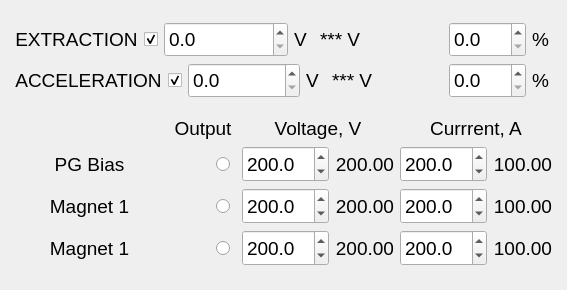
<?xml version="1.0" encoding="UTF-8"?>
<ui version="4.0">
 <class>MainWindow</class>
 <widget class="QMainWindow" name="MainWindow">
  <property name="geometry">
   <rect>
    <x>0</x>
    <y>0</y>
    <width>567</width>
    <height>290</height>
   </rect>
  </property>
  <property name="minimumSize">
   <size>
    <width>200</width>
    <height>100</height>
   </size>
  </property>
  <property name="font">
   <font>
    <pointsize>12</pointsize>
   </font>
  </property>
  <property name="windowTitle">
   <string>Emittance Plot Processing</string>
  </property>
  <property name="windowIcon">
   <iconset>
    <normaloff>icon.png</normaloff>icon.png</iconset>
  </property>
  <widget class="QWidget" name="centralwidget">
   <layout class="QVBoxLayout" name="verticalLayout_2">
    <item>
     <layout class="QVBoxLayout" name="verticalLayout">
      <item>
       <layout class="QHBoxLayout" name="horizontalLayout">
        <property name="leftMargin">
         <number>6</number>
        </property>
        <property name="topMargin">
         <number>6</number>
        </property>
        <property name="rightMargin">
         <number>6</number>
        </property>
        <item>
         <widget class="QLabel" name="label_21">
          <property name="sizePolicy">
           <sizepolicy hsizetype="Preferred" vsizetype="Fixed">
            <horstretch>0</horstretch>
            <verstretch>0</verstretch>
           </sizepolicy>
          </property>
          <property name="minimumSize">
           <size>
            <width>0</width>
            <height>35</height>
           </size>
          </property>
          <property name="maximumSize">
           <size>
            <width>16777215</width>
            <height>35</height>
           </size>
          </property>
          <property name="font">
           <font>
            <pointsize>14</pointsize>
            <weight>50</weight>
            <bold>false</bold>
           </font>
          </property>
          <property name="text">
           <string>EXTRACTION</string>
          </property>
          <property name="alignment">
           <set>Qt::AlignCenter</set>
          </property>
         </widget>
        </item>
        <item>
         <widget class="QCheckBox" name="checkBox_2">
          <property name="sizePolicy">
           <sizepolicy hsizetype="Maximum" vsizetype="Fixed">
            <horstretch>0</horstretch>
            <verstretch>0</verstretch>
           </sizepolicy>
          </property>
          <property name="font">
           <font>
            <pointsize>14</pointsize>
           </font>
          </property>
          <property name="text">
           <string/>
          </property>
          <property name="checked">
           <bool>true</bool>
          </property>
         </widget>
        </item>
        <item>
         <widget class="QDoubleSpinBox" name="doubleSpinBox_5">
          <property name="enabled">
           <bool>true</bool>
          </property>
          <property name="sizePolicy">
           <sizepolicy hsizetype="Minimum" vsizetype="Fixed">
            <horstretch>0</horstretch>
            <verstretch>0</verstretch>
           </sizepolicy>
          </property>
          <property name="minimumSize">
           <size>
            <width>0</width>
            <height>35</height>
           </size>
          </property>
          <property name="maximumSize">
           <size>
            <width>16777215</width>
            <height>35</height>
           </size>
          </property>
          <property name="font">
           <font>
            <pointsize>14</pointsize>
           </font>
          </property>
          <property name="frame">
           <bool>true</bool>
          </property>
          <property name="readOnly">
           <bool>false</bool>
          </property>
          <property name="keyboardTracking">
           <bool>false</bool>
          </property>
          <property name="suffix">
           <string/>
          </property>
          <property name="decimals">
           <number>1</number>
          </property>
          <property name="maximum">
           <double>10.000000000000000</double>
          </property>
          <property name="singleStep">
           <double>0.100000000000000</double>
          </property>
         </widget>
        </item>
        <item>
         <widget class="QLabel" name="label_19">
          <property name="sizePolicy">
           <sizepolicy hsizetype="Fixed" vsizetype="Fixed">
            <horstretch>0</horstretch>
            <verstretch>0</verstretch>
           </sizepolicy>
          </property>
          <property name="minimumSize">
           <size>
            <width>20</width>
            <height>35</height>
           </size>
          </property>
          <property name="maximumSize">
           <size>
            <width>20</width>
            <height>35</height>
           </size>
          </property>
          <property name="font">
           <font>
            <pointsize>14</pointsize>
           </font>
          </property>
          <property name="text">
           <string>V</string>
          </property>
         </widget>
        </item>
        <item>
         <widget class="QLabel" name="label_34">
          <property name="sizePolicy">
           <sizepolicy hsizetype="Preferred" vsizetype="Fixed">
            <horstretch>0</horstretch>
            <verstretch>0</verstretch>
           </sizepolicy>
          </property>
          <property name="minimumSize">
           <size>
            <width>0</width>
            <height>35</height>
           </size>
          </property>
          <property name="maximumSize">
           <size>
            <width>16777215</width>
            <height>35</height>
           </size>
          </property>
          <property name="font">
           <font>
            <pointsize>14</pointsize>
           </font>
          </property>
          <property name="text">
           <string>*** V</string>
          </property>
         </widget>
        </item>
        <item>
         <widget class="QDoubleSpinBox" name="doubleSpinBox_8">
          <property name="sizePolicy">
           <sizepolicy hsizetype="Maximum" vsizetype="Fixed">
            <horstretch>0</horstretch>
            <verstretch>0</verstretch>
           </sizepolicy>
          </property>
          <property name="minimumSize">
           <size>
            <width>0</width>
            <height>35</height>
           </size>
          </property>
          <property name="maximumSize">
           <size>
            <width>16777215</width>
            <height>35</height>
           </size>
          </property>
          <property name="font">
           <font>
            <pointsize>14</pointsize>
           </font>
          </property>
          <property name="keyboardTracking">
           <bool>false</bool>
          </property>
          <property name="decimals">
           <number>1</number>
          </property>
         </widget>
        </item>
        <item>
         <widget class="QLabel" name="label_35">
          <property name="sizePolicy">
           <sizepolicy hsizetype="Fixed" vsizetype="Fixed">
            <horstretch>0</horstretch>
            <verstretch>0</verstretch>
           </sizepolicy>
          </property>
          <property name="minimumSize">
           <size>
            <width>20</width>
            <height>35</height>
           </size>
          </property>
          <property name="maximumSize">
           <size>
            <width>20</width>
            <height>35</height>
           </size>
          </property>
          <property name="font">
           <font>
            <pointsize>14</pointsize>
           </font>
          </property>
          <property name="text">
           <string>%</string>
          </property>
         </widget>
        </item>
       </layout>
      </item>
      <item>
       <layout class="QHBoxLayout" name="horizontalLayout_2">
        <property name="leftMargin">
         <number>6</number>
        </property>
        <property name="rightMargin">
         <number>6</number>
        </property>
        <property name="bottomMargin">
         <number>6</number>
        </property>
        <item>
         <widget class="QLabel" name="label_22">
          <property name="sizePolicy">
           <sizepolicy hsizetype="Preferred" vsizetype="Fixed">
            <horstretch>0</horstretch>
            <verstretch>0</verstretch>
           </sizepolicy>
          </property>
          <property name="minimumSize">
           <size>
            <width>0</width>
            <height>35</height>
           </size>
          </property>
          <property name="maximumSize">
           <size>
            <width>16777215</width>
            <height>35</height>
           </size>
          </property>
          <property name="font">
           <font>
            <pointsize>14</pointsize>
            <weight>50</weight>
            <bold>false</bold>
           </font>
          </property>
          <property name="text">
           <string>ACCELERATION</string>
          </property>
          <property name="alignment">
           <set>Qt::AlignCenter</set>
          </property>
         </widget>
        </item>
        <item>
         <widget class="QCheckBox" name="checkBox_3">
          <property name="sizePolicy">
           <sizepolicy hsizetype="Maximum" vsizetype="Fixed">
            <horstretch>0</horstretch>
            <verstretch>0</verstretch>
           </sizepolicy>
          </property>
          <property name="font">
           <font>
            <pointsize>14</pointsize>
           </font>
          </property>
          <property name="text">
           <string/>
          </property>
          <property name="checked">
           <bool>true</bool>
          </property>
         </widget>
        </item>
        <item>
         <widget class="QDoubleSpinBox" name="doubleSpinBox_9">
          <property name="enabled">
           <bool>true</bool>
          </property>
          <property name="sizePolicy">
           <sizepolicy hsizetype="Minimum" vsizetype="Fixed">
            <horstretch>0</horstretch>
            <verstretch>0</verstretch>
           </sizepolicy>
          </property>
          <property name="minimumSize">
           <size>
            <width>0</width>
            <height>35</height>
           </size>
          </property>
          <property name="maximumSize">
           <size>
            <width>16777215</width>
            <height>35</height>
           </size>
          </property>
          <property name="font">
           <font>
            <pointsize>14</pointsize>
           </font>
          </property>
          <property name="frame">
           <bool>true</bool>
          </property>
          <property name="readOnly">
           <bool>false</bool>
          </property>
          <property name="keyboardTracking">
           <bool>false</bool>
          </property>
          <property name="suffix">
           <string/>
          </property>
          <property name="decimals">
           <number>1</number>
          </property>
          <property name="maximum">
           <double>10.000000000000000</double>
          </property>
          <property name="singleStep">
           <double>0.100000000000000</double>
          </property>
         </widget>
        </item>
        <item>
         <widget class="QLabel" name="label_23">
          <property name="sizePolicy">
           <sizepolicy hsizetype="Fixed" vsizetype="Fixed">
            <horstretch>0</horstretch>
            <verstretch>0</verstretch>
           </sizepolicy>
          </property>
          <property name="minimumSize">
           <size>
            <width>20</width>
            <height>35</height>
           </size>
          </property>
          <property name="maximumSize">
           <size>
            <width>20</width>
            <height>35</height>
           </size>
          </property>
          <property name="font">
           <font>
            <pointsize>14</pointsize>
           </font>
          </property>
          <property name="text">
           <string>V</string>
          </property>
         </widget>
        </item>
        <item>
         <widget class="QLabel" name="label_36">
          <property name="sizePolicy">
           <sizepolicy hsizetype="Preferred" vsizetype="Fixed">
            <horstretch>0</horstretch>
            <verstretch>0</verstretch>
           </sizepolicy>
          </property>
          <property name="minimumSize">
           <size>
            <width>0</width>
            <height>35</height>
           </size>
          </property>
          <property name="maximumSize">
           <size>
            <width>16777215</width>
            <height>35</height>
           </size>
          </property>
          <property name="font">
           <font>
            <pointsize>14</pointsize>
           </font>
          </property>
          <property name="text">
           <string>*** V</string>
          </property>
         </widget>
        </item>
        <item>
         <widget class="QDoubleSpinBox" name="doubleSpinBox_10">
          <property name="sizePolicy">
           <sizepolicy hsizetype="Maximum" vsizetype="Fixed">
            <horstretch>0</horstretch>
            <verstretch>0</verstretch>
           </sizepolicy>
          </property>
          <property name="minimumSize">
           <size>
            <width>0</width>
            <height>35</height>
           </size>
          </property>
          <property name="maximumSize">
           <size>
            <width>16777215</width>
            <height>35</height>
           </size>
          </property>
          <property name="font">
           <font>
            <pointsize>14</pointsize>
           </font>
          </property>
          <property name="keyboardTracking">
           <bool>false</bool>
          </property>
          <property name="decimals">
           <number>1</number>
          </property>
         </widget>
        </item>
        <item>
         <widget class="QLabel" name="label_37">
          <property name="sizePolicy">
           <sizepolicy hsizetype="Fixed" vsizetype="Fixed">
            <horstretch>0</horstretch>
            <verstretch>0</verstretch>
           </sizepolicy>
          </property>
          <property name="minimumSize">
           <size>
            <width>20</width>
            <height>35</height>
           </size>
          </property>
          <property name="maximumSize">
           <size>
            <width>20</width>
            <height>35</height>
           </size>
          </property>
          <property name="font">
           <font>
            <pointsize>14</pointsize>
           </font>
          </property>
          <property name="text">
           <string>%</string>
          </property>
         </widget>
        </item>
       </layout>
      </item>
     </layout>
    </item>
    <item>
     <widget class="QFrame" name="frame_8">
      <property name="sizePolicy">
       <sizepolicy hsizetype="Preferred" vsizetype="Maximum">
        <horstretch>0</horstretch>
        <verstretch>0</verstretch>
       </sizepolicy>
      </property>
      <property name="font">
       <font>
        <pointsize>14</pointsize>
        <weight>50</weight>
        <bold>false</bold>
       </font>
      </property>
      <property name="frameShape">
       <enum>QFrame::NoFrame</enum>
      </property>
      <property name="frameShadow">
       <enum>QFrame::Plain</enum>
      </property>
      <layout class="QGridLayout" name="gridLayout_9" columnstretch="2,0,0,0,0,0,0">
       <property name="leftMargin">
        <number>6</number>
       </property>
       <property name="topMargin">
        <number>0</number>
       </property>
       <property name="rightMargin">
        <number>6</number>
       </property>
       <property name="bottomMargin">
        <number>6</number>
       </property>
       <item row="2" column="3">
        <widget class="QDoubleSpinBox" name="doubleSpinBox_50">
         <property name="sizePolicy">
          <sizepolicy hsizetype="Minimum" vsizetype="Preferred">
           <horstretch>0</horstretch>
           <verstretch>0</verstretch>
          </sizepolicy>
         </property>
         <property name="minimumSize">
          <size>
           <width>84</width>
           <height>0</height>
          </size>
         </property>
         <property name="baseSize">
          <size>
           <width>84</width>
           <height>0</height>
          </size>
         </property>
         <property name="font">
          <font>
           <pointsize>14</pointsize>
           <weight>50</weight>
           <bold>false</bold>
          </font>
         </property>
         <property name="keyboardTracking">
          <bool>false</bool>
         </property>
         <property name="decimals">
          <number>1</number>
         </property>
         <property name="maximum">
          <double>9999.000000000000000</double>
         </property>
         <property name="singleStep">
          <double>0.500000000000000</double>
         </property>
         <property name="value">
          <double>200.000000000000000</double>
         </property>
        </widget>
       </item>
       <item row="1" column="1" colspan="2">
        <widget class="QLabel" name="label_139">
         <property name="font">
          <font>
           <pointsize>14</pointsize>
           <weight>50</weight>
           <bold>false</bold>
          </font>
         </property>
         <property name="text">
          <string>Output</string>
         </property>
         <property name="alignment">
          <set>Qt::AlignCenter</set>
         </property>
        </widget>
       </item>
       <item row="2" column="5">
        <widget class="QDoubleSpinBox" name="doubleSpinBox_49">
         <property name="sizePolicy">
          <sizepolicy hsizetype="Minimum" vsizetype="Preferred">
           <horstretch>0</horstretch>
           <verstretch>0</verstretch>
          </sizepolicy>
         </property>
         <property name="minimumSize">
          <size>
           <width>84</width>
           <height>0</height>
          </size>
         </property>
         <property name="baseSize">
          <size>
           <width>84</width>
           <height>0</height>
          </size>
         </property>
         <property name="font">
          <font>
           <pointsize>14</pointsize>
           <weight>50</weight>
           <bold>false</bold>
          </font>
         </property>
         <property name="keyboardTracking">
          <bool>false</bool>
         </property>
         <property name="decimals">
          <number>1</number>
         </property>
         <property name="maximum">
          <double>9999.000000000000000</double>
         </property>
         <property name="singleStep">
          <double>0.500000000000000</double>
         </property>
         <property name="value">
          <double>200.000000000000000</double>
         </property>
        </widget>
       </item>
       <item row="2" column="6" alignment="Qt::AlignLeft">
        <widget class="QLabel" name="label_142">
         <property name="font">
          <font>
           <pointsize>14</pointsize>
           <weight>50</weight>
           <bold>false</bold>
          </font>
         </property>
         <property name="frameShape">
          <enum>QFrame::NoFrame</enum>
         </property>
         <property name="text">
          <string>100.00</string>
         </property>
         <property name="textFormat">
          <enum>Qt::PlainText</enum>
         </property>
         <property name="alignment">
          <set>Qt::AlignRight|Qt::AlignTrailing|Qt::AlignVCenter</set>
         </property>
        </widget>
       </item>
       <item row="2" column="2" alignment="Qt::AlignHCenter">
        <widget class="QRadioButton" name="radioButton_52">
         <property name="sizePolicy">
          <sizepolicy hsizetype="Fixed" vsizetype="Fixed">
           <horstretch>0</horstretch>
           <verstretch>0</verstretch>
          </sizepolicy>
         </property>
         <property name="minimumSize">
          <size>
           <width>20</width>
           <height>20</height>
          </size>
         </property>
         <property name="maximumSize">
          <size>
           <width>20</width>
           <height>20</height>
          </size>
         </property>
         <property name="baseSize">
          <size>
           <width>20</width>
           <height>20</height>
          </size>
         </property>
         <property name="font">
          <font>
           <pointsize>14</pointsize>
           <weight>50</weight>
           <bold>false</bold>
          </font>
         </property>
        </widget>
       </item>
       <item row="1" column="5" colspan="2">
        <widget class="QLabel" name="label_70">
         <property name="font">
          <font>
           <pointsize>14</pointsize>
           <weight>50</weight>
           <bold>false</bold>
          </font>
         </property>
         <property name="text">
          <string>Currrent, A</string>
         </property>
         <property name="alignment">
          <set>Qt::AlignCenter</set>
         </property>
        </widget>
       </item>
       <item row="1" column="3" colspan="2">
        <widget class="QLabel" name="label_141">
         <property name="font">
          <font>
           <pointsize>14</pointsize>
           <weight>50</weight>
           <bold>false</bold>
          </font>
         </property>
         <property name="text">
          <string>Voltage, V</string>
         </property>
         <property name="alignment">
          <set>Qt::AlignCenter</set>
         </property>
        </widget>
       </item>
       <item row="2" column="4" alignment="Qt::AlignLeft">
        <widget class="QLabel" name="label_140">
         <property name="font">
          <font>
           <pointsize>14</pointsize>
           <weight>50</weight>
           <bold>false</bold>
          </font>
         </property>
         <property name="frameShape">
          <enum>QFrame::NoFrame</enum>
         </property>
         <property name="text">
          <string>200.00</string>
         </property>
         <property name="textFormat">
          <enum>Qt::PlainText</enum>
         </property>
         <property name="alignment">
          <set>Qt::AlignRight|Qt::AlignTrailing|Qt::AlignVCenter</set>
         </property>
        </widget>
       </item>
       <item row="2" column="0">
        <widget class="QLabel" name="label_143">
         <property name="font">
          <font>
           <pointsize>14</pointsize>
           <weight>50</weight>
           <bold>false</bold>
          </font>
         </property>
         <property name="text">
          <string>PG Bias</string>
         </property>
         <property name="alignment">
          <set>Qt::AlignCenter</set>
         </property>
        </widget>
       </item>
       <item row="3" column="1">
        <widget class="QPushButton" name="pushButton_38">
         <property name="enabled">
          <bool>true</bool>
         </property>
         <property name="sizePolicy">
          <sizepolicy hsizetype="Fixed" vsizetype="Fixed">
           <horstretch>0</horstretch>
           <verstretch>0</verstretch>
          </sizepolicy>
         </property>
         <property name="minimumSize">
          <size>
           <width>40</width>
           <height>36</height>
          </size>
         </property>
         <property name="maximumSize">
          <size>
           <width>40</width>
           <height>36</height>
          </size>
         </property>
         <property name="baseSize">
          <size>
           <width>40</width>
           <height>36</height>
          </size>
         </property>
         <property name="font">
          <font>
           <pointsize>14</pointsize>
           <weight>50</weight>
           <bold>false</bold>
          </font>
         </property>
         <property name="styleSheet">
          <string notr="true">QPushButton {
    border-style: outset;
}
</string>
         </property>
         <property name="text">
          <string notr="true"/>
         </property>
         <property name="icon">
          <iconset>
           <normaloff>leds/images48/ledred.png</normaloff>
           <normalon>leds/images48/ledgreen.png</normalon>leds/images48/ledred.png</iconset>
         </property>
         <property name="iconSize">
          <size>
           <width>36</width>
           <height>36</height>
          </size>
         </property>
         <property name="checkable">
          <bool>true</bool>
         </property>
         <property name="checked">
          <bool>true</bool>
         </property>
         <property name="autoDefault">
          <bool>false</bool>
         </property>
         <property name="default">
          <bool>false</bool>
         </property>
         <property name="flat">
          <bool>true</bool>
         </property>
        </widget>
       </item>
       <item row="4" column="1">
        <widget class="QPushButton" name="pushButton_41">
         <property name="enabled">
          <bool>true</bool>
         </property>
         <property name="sizePolicy">
          <sizepolicy hsizetype="Fixed" vsizetype="Fixed">
           <horstretch>0</horstretch>
           <verstretch>0</verstretch>
          </sizepolicy>
         </property>
         <property name="minimumSize">
          <size>
           <width>40</width>
           <height>36</height>
          </size>
         </property>
         <property name="maximumSize">
          <size>
           <width>40</width>
           <height>36</height>
          </size>
         </property>
         <property name="baseSize">
          <size>
           <width>40</width>
           <height>36</height>
          </size>
         </property>
         <property name="font">
          <font>
           <pointsize>14</pointsize>
           <weight>50</weight>
           <bold>false</bold>
          </font>
         </property>
         <property name="styleSheet">
          <string notr="true">QPushButton {
    border-style: outset;
}
</string>
         </property>
         <property name="text">
          <string notr="true"/>
         </property>
         <property name="icon">
          <iconset>
           <normaloff>leds/images48/ledred.png</normaloff>
           <normalon>leds/images48/ledgreen.png</normalon>leds/images48/ledred.png</iconset>
         </property>
         <property name="iconSize">
          <size>
           <width>36</width>
           <height>36</height>
          </size>
         </property>
         <property name="checkable">
          <bool>true</bool>
         </property>
         <property name="checked">
          <bool>true</bool>
         </property>
         <property name="autoDefault">
          <bool>false</bool>
         </property>
         <property name="default">
          <bool>false</bool>
         </property>
         <property name="flat">
          <bool>true</bool>
         </property>
        </widget>
       </item>
       <item row="3" column="2">
        <widget class="QRadioButton" name="radioButton_54">
         <property name="sizePolicy">
          <sizepolicy hsizetype="Fixed" vsizetype="Fixed">
           <horstretch>0</horstretch>
           <verstretch>0</verstretch>
          </sizepolicy>
         </property>
         <property name="minimumSize">
          <size>
           <width>20</width>
           <height>20</height>
          </size>
         </property>
         <property name="maximumSize">
          <size>
           <width>20</width>
           <height>20</height>
          </size>
         </property>
         <property name="baseSize">
          <size>
           <width>20</width>
           <height>20</height>
          </size>
         </property>
         <property name="font">
          <font>
           <pointsize>14</pointsize>
           <weight>50</weight>
           <bold>false</bold>
          </font>
         </property>
        </widget>
       </item>
       <item row="4" column="2">
        <widget class="QRadioButton" name="radioButton_55">
         <property name="sizePolicy">
          <sizepolicy hsizetype="Fixed" vsizetype="Fixed">
           <horstretch>0</horstretch>
           <verstretch>0</verstretch>
          </sizepolicy>
         </property>
         <property name="minimumSize">
          <size>
           <width>20</width>
           <height>20</height>
          </size>
         </property>
         <property name="maximumSize">
          <size>
           <width>20</width>
           <height>20</height>
          </size>
         </property>
         <property name="baseSize">
          <size>
           <width>20</width>
           <height>20</height>
          </size>
         </property>
         <property name="font">
          <font>
           <pointsize>14</pointsize>
           <weight>50</weight>
           <bold>false</bold>
          </font>
         </property>
        </widget>
       </item>
       <item row="3" column="3">
        <widget class="QDoubleSpinBox" name="doubleSpinBox_53">
         <property name="sizePolicy">
          <sizepolicy hsizetype="Minimum" vsizetype="Preferred">
           <horstretch>0</horstretch>
           <verstretch>0</verstretch>
          </sizepolicy>
         </property>
         <property name="minimumSize">
          <size>
           <width>84</width>
           <height>0</height>
          </size>
         </property>
         <property name="baseSize">
          <size>
           <width>84</width>
           <height>0</height>
          </size>
         </property>
         <property name="font">
          <font>
           <pointsize>14</pointsize>
           <weight>50</weight>
           <bold>false</bold>
          </font>
         </property>
         <property name="keyboardTracking">
          <bool>false</bool>
         </property>
         <property name="decimals">
          <number>1</number>
         </property>
         <property name="maximum">
          <double>9999.000000000000000</double>
         </property>
         <property name="singleStep">
          <double>0.500000000000000</double>
         </property>
         <property name="value">
          <double>200.000000000000000</double>
         </property>
        </widget>
       </item>
       <item row="4" column="3">
        <widget class="QDoubleSpinBox" name="doubleSpinBox_54">
         <property name="sizePolicy">
          <sizepolicy hsizetype="Minimum" vsizetype="Preferred">
           <horstretch>0</horstretch>
           <verstretch>0</verstretch>
          </sizepolicy>
         </property>
         <property name="minimumSize">
          <size>
           <width>84</width>
           <height>0</height>
          </size>
         </property>
         <property name="baseSize">
          <size>
           <width>84</width>
           <height>0</height>
          </size>
         </property>
         <property name="font">
          <font>
           <pointsize>14</pointsize>
           <weight>50</weight>
           <bold>false</bold>
          </font>
         </property>
         <property name="keyboardTracking">
          <bool>false</bool>
         </property>
         <property name="decimals">
          <number>1</number>
         </property>
         <property name="maximum">
          <double>9999.000000000000000</double>
         </property>
         <property name="singleStep">
          <double>0.500000000000000</double>
         </property>
         <property name="value">
          <double>200.000000000000000</double>
         </property>
        </widget>
       </item>
       <item row="3" column="4">
        <widget class="QLabel" name="label_149">
         <property name="font">
          <font>
           <pointsize>14</pointsize>
           <weight>50</weight>
           <bold>false</bold>
          </font>
         </property>
         <property name="frameShape">
          <enum>QFrame::NoFrame</enum>
         </property>
         <property name="text">
          <string>200.00</string>
         </property>
         <property name="textFormat">
          <enum>Qt::PlainText</enum>
         </property>
         <property name="alignment">
          <set>Qt::AlignRight|Qt::AlignTrailing|Qt::AlignVCenter</set>
         </property>
        </widget>
       </item>
       <item row="4" column="4">
        <widget class="QLabel" name="label_150">
         <property name="font">
          <font>
           <pointsize>14</pointsize>
           <weight>50</weight>
           <bold>false</bold>
          </font>
         </property>
         <property name="frameShape">
          <enum>QFrame::NoFrame</enum>
         </property>
         <property name="text">
          <string>200.00</string>
         </property>
         <property name="textFormat">
          <enum>Qt::PlainText</enum>
         </property>
         <property name="alignment">
          <set>Qt::AlignRight|Qt::AlignTrailing|Qt::AlignVCenter</set>
         </property>
        </widget>
       </item>
       <item row="3" column="5">
        <widget class="QDoubleSpinBox" name="doubleSpinBox_55">
         <property name="sizePolicy">
          <sizepolicy hsizetype="Minimum" vsizetype="Preferred">
           <horstretch>0</horstretch>
           <verstretch>0</verstretch>
          </sizepolicy>
         </property>
         <property name="minimumSize">
          <size>
           <width>84</width>
           <height>0</height>
          </size>
         </property>
         <property name="baseSize">
          <size>
           <width>84</width>
           <height>0</height>
          </size>
         </property>
         <property name="font">
          <font>
           <pointsize>14</pointsize>
           <weight>50</weight>
           <bold>false</bold>
          </font>
         </property>
         <property name="keyboardTracking">
          <bool>false</bool>
         </property>
         <property name="decimals">
          <number>1</number>
         </property>
         <property name="maximum">
          <double>9999.000000000000000</double>
         </property>
         <property name="singleStep">
          <double>0.500000000000000</double>
         </property>
         <property name="value">
          <double>200.000000000000000</double>
         </property>
        </widget>
       </item>
       <item row="4" column="5">
        <widget class="QDoubleSpinBox" name="doubleSpinBox_56">
         <property name="sizePolicy">
          <sizepolicy hsizetype="Minimum" vsizetype="Preferred">
           <horstretch>0</horstretch>
           <verstretch>0</verstretch>
          </sizepolicy>
         </property>
         <property name="minimumSize">
          <size>
           <width>84</width>
           <height>0</height>
          </size>
         </property>
         <property name="baseSize">
          <size>
           <width>84</width>
           <height>0</height>
          </size>
         </property>
         <property name="font">
          <font>
           <pointsize>14</pointsize>
           <weight>50</weight>
           <bold>false</bold>
          </font>
         </property>
         <property name="keyboardTracking">
          <bool>false</bool>
         </property>
         <property name="decimals">
          <number>1</number>
         </property>
         <property name="maximum">
          <double>9999.000000000000000</double>
         </property>
         <property name="singleStep">
          <double>0.500000000000000</double>
         </property>
         <property name="value">
          <double>200.000000000000000</double>
         </property>
        </widget>
       </item>
       <item row="3" column="6">
        <widget class="QLabel" name="label_151">
         <property name="font">
          <font>
           <pointsize>14</pointsize>
           <weight>50</weight>
           <bold>false</bold>
          </font>
         </property>
         <property name="frameShape">
          <enum>QFrame::NoFrame</enum>
         </property>
         <property name="text">
          <string>100.00</string>
         </property>
         <property name="textFormat">
          <enum>Qt::PlainText</enum>
         </property>
         <property name="alignment">
          <set>Qt::AlignRight|Qt::AlignTrailing|Qt::AlignVCenter</set>
         </property>
        </widget>
       </item>
       <item row="4" column="6">
        <widget class="QLabel" name="label_152">
         <property name="font">
          <font>
           <pointsize>14</pointsize>
           <weight>50</weight>
           <bold>false</bold>
          </font>
         </property>
         <property name="frameShape">
          <enum>QFrame::NoFrame</enum>
         </property>
         <property name="text">
          <string>100.00</string>
         </property>
         <property name="textFormat">
          <enum>Qt::PlainText</enum>
         </property>
         <property name="alignment">
          <set>Qt::AlignRight|Qt::AlignTrailing|Qt::AlignVCenter</set>
         </property>
        </widget>
       </item>
       <item row="2" column="1">
        <widget class="QPushButton" name="pushButton_42">
         <property name="enabled">
          <bool>true</bool>
         </property>
         <property name="sizePolicy">
          <sizepolicy hsizetype="Fixed" vsizetype="Fixed">
           <horstretch>0</horstretch>
           <verstretch>0</verstretch>
          </sizepolicy>
         </property>
         <property name="minimumSize">
          <size>
           <width>40</width>
           <height>36</height>
          </size>
         </property>
         <property name="maximumSize">
          <size>
           <width>40</width>
           <height>36</height>
          </size>
         </property>
         <property name="baseSize">
          <size>
           <width>40</width>
           <height>36</height>
          </size>
         </property>
         <property name="font">
          <font>
           <pointsize>14</pointsize>
           <weight>50</weight>
           <bold>false</bold>
          </font>
         </property>
         <property name="styleSheet">
          <string notr="true">QPushButton {
    border-style: outset;
}
</string>
         </property>
         <property name="text">
          <string notr="true"/>
         </property>
         <property name="icon">
          <iconset>
           <normaloff>leds/images48/ledred.png</normaloff>
           <normalon>leds/images48/ledgreen.png</normalon>leds/images48/ledred.png</iconset>
         </property>
         <property name="iconSize">
          <size>
           <width>36</width>
           <height>36</height>
          </size>
         </property>
         <property name="checkable">
          <bool>true</bool>
         </property>
         <property name="checked">
          <bool>true</bool>
         </property>
         <property name="autoDefault">
          <bool>false</bool>
         </property>
         <property name="default">
          <bool>false</bool>
         </property>
         <property name="flat">
          <bool>true</bool>
         </property>
        </widget>
       </item>
       <item row="3" column="0">
        <widget class="QLabel" name="label_153">
         <property name="font">
          <font>
           <pointsize>14</pointsize>
           <weight>50</weight>
           <bold>false</bold>
          </font>
         </property>
         <property name="text">
          <string>Magnet 1</string>
         </property>
         <property name="alignment">
          <set>Qt::AlignCenter</set>
         </property>
        </widget>
       </item>
       <item row="4" column="0">
        <widget class="QLabel" name="label_154">
         <property name="font">
          <font>
           <pointsize>14</pointsize>
           <weight>50</weight>
           <bold>false</bold>
          </font>
         </property>
         <property name="text">
          <string>Magnet 1</string>
         </property>
         <property name="alignment">
          <set>Qt::AlignCenter</set>
         </property>
        </widget>
       </item>
      </layout>
     </widget>
    </item>
   </layout>
  </widget>
  <action name="actionOpen">
   <property name="text">
    <string>Open</string>
   </property>
   <property name="font">
    <font>
     <family>Tahoma</family>
     <pointsize>10</pointsize>
    </font>
   </property>
  </action>
  <action name="actionQuit">
   <property name="text">
    <string>Quit</string>
   </property>
  </action>
  <action name="actionPlot">
   <property name="checkable">
    <bool>true</bool>
   </property>
   <property name="checked">
    <bool>true</bool>
   </property>
   <property name="text">
    <string>Plot</string>
   </property>
  </action>
  <action name="actionLog">
   <property name="checkable">
    <bool>true</bool>
   </property>
   <property name="text">
    <string>Log</string>
   </property>
  </action>
  <action name="actionParameters">
   <property name="checkable">
    <bool>true</bool>
   </property>
   <property name="text">
    <string>Parameters</string>
   </property>
  </action>
  <action name="actionAbout">
   <property name="text">
    <string>About</string>
   </property>
  </action>
 </widget>
 <resources/>
 <connections/>
 <designerdata>
  <property name="gridDeltaX">
   <number>10</number>
  </property>
  <property name="gridDeltaY">
   <number>10</number>
  </property>
  <property name="gridSnapX">
   <bool>true</bool>
  </property>
  <property name="gridSnapY">
   <bool>true</bool>
  </property>
  <property name="gridVisible">
   <bool>true</bool>
  </property>
 </designerdata>
</ui>
